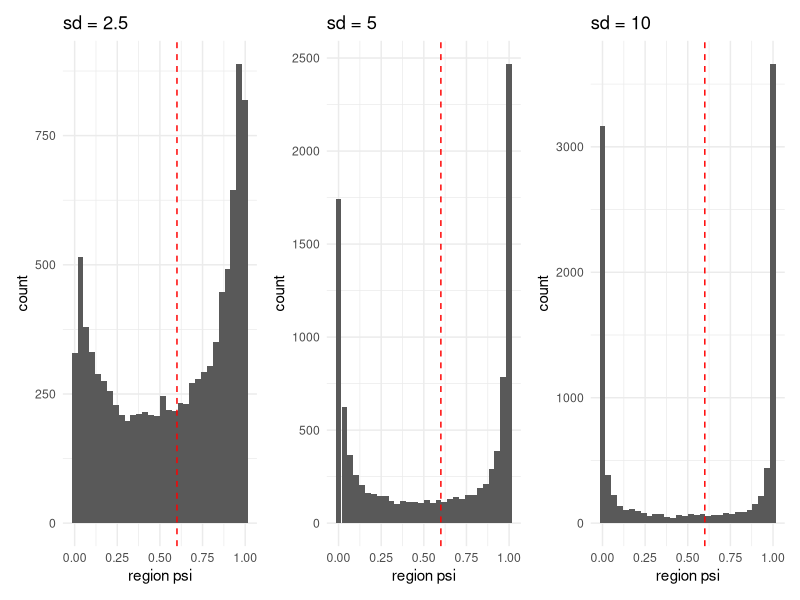
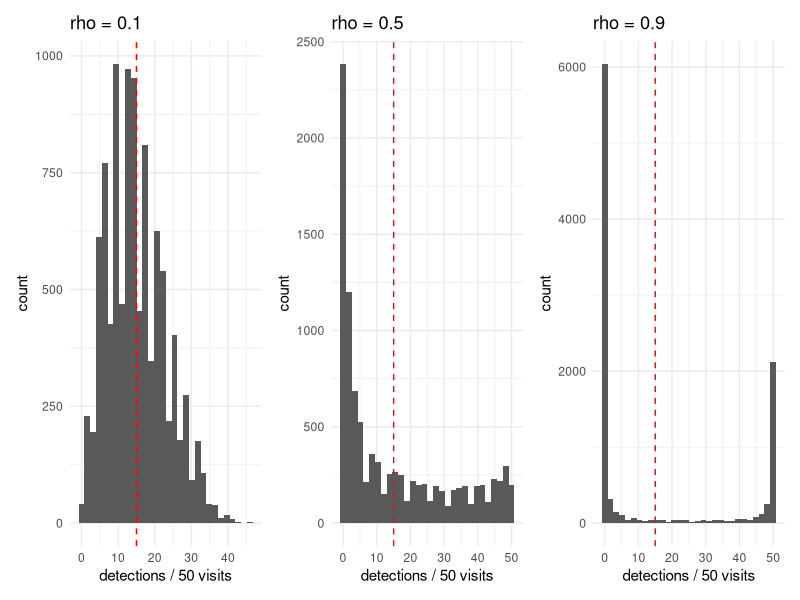
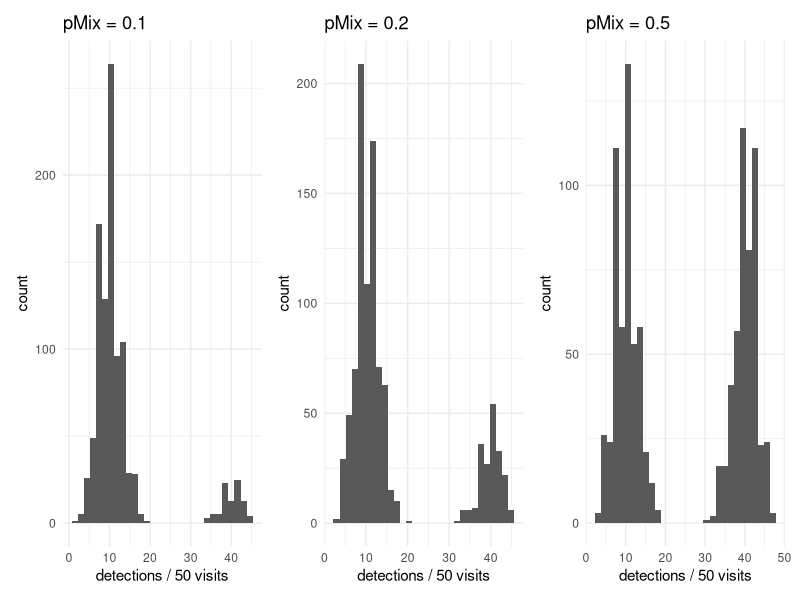

Reproduce these figures in R, in order.
library(tidyverse)
library(patchwork)

# non independent sites
psi <- 0.6

sd_2.5 <- plogis(rnorm(10000, psi, 2.5))
sd_5 <- plogis(rnorm(10000, psi, 5))
sd_10 <- plogis(rnorm(10000, psi, 10))

plot_sd2.5 <- ggplot() +
  geom_histogram(aes(x = sd_2.5)) +
  geom_vline(aes(xintercept = psi), color = "red", linetype = "dashed") +
  labs(x = "region psi", y = "count") +
  ggtitle("sd = 2.5") +
  theme_minimal()

plot_sd5 <- ggplot() +
  geom_histogram(aes(x = sd_5)) +
  geom_vline(aes(xintercept = psi), color = "red", linetype = "dashed") +
  labs(x = "region psi", y = "count") +
  ggtitle("sd = 5") +
  theme_minimal()

plot_sd10 <- ggplot() +
  geom_histogram(aes(x = sd_10)) +
  geom_vline(aes(xintercept = psi), color = "red", linetype = "dashed") +
  labs(x = "region psi", y = "count") +
  ggtitle("sd = 10") +
  theme_minimal()

final_sd_plot <- plot_sd2.5 + plot_sd5 + plot_sd10 + plot_layout(nrow = 1)
ggsave("figures/modelbreak_mechanism_nonind.png", dpi = 400, 
       width = 7, height = 3)

# beta binomial detection
p <- 0.3
nVisits <- 50

rho_0.1 <- VGAM::rbetabinom(10000, nVisits, p, 0.1)
rho_0.5 <- VGAM::rbetabinom(10000, nVisits, p, 0.5)
rho_0.9 <- VGAM::rbetabinom(10000, nVisits, p, 0.9)

plot_rho0.1 <- ggplot() +
  geom_histogram(aes(x = rho_0.1)) +
  geom_vline(aes(xintercept = p * nVisits), 
             color = "red", linetype = "dashed") +
  labs(x = "detections / 50 visits", y = "count") +
  ggtitle("rho = 0.1") +
  theme_minimal()

plot_rho0.5 <- ggplot() +
  geom_histogram(aes(x = rho_0.5)) +
  geom_vline(aes(xintercept = p * nVisits), 
             color = "red", linetype = "dashed") +
  labs(x = "detections / 50 visits", y = "count") +
  ggtitle("rho = 0.5") +
  theme_minimal()

plot_rho0.9 <- ggplot() +
  geom_histogram(aes(x = rho_0.9)) +
  geom_vline(aes(xintercept = p * nVisits), 
             color = "red", linetype = "dashed") +
  labs(x = "detections / 50 visits", y = "count") +
  ggtitle("rho = 0.9") +
  theme_minimal()

final_rho_plot <- plot_rho0.1 + plot_rho0.5 + plot_rho0.9 + 
  plot_layout(nrow = 1)
ggsave("figures/modelbreak_mechanism_betabin.png", dpi = 400, 
       width = 7, height = 3)


# mixture on detection (heterogeneity across sites)
p1 <- 0.2
p2 <- 0.8
pMix <- c(0.1, 0.2, 0.5)
nSites <- 1000
nVisits <- 50

pvec0.1 <- c(p1, p2)[rbinom(nSites, 1, pMix[1]) + 1]
pvec0.2 <- c(p1, p2)[rbinom(nSites, 1, pMix[2]) + 1]
pvec0.5 <- c(p1, p2)[rbinom(nSites, 1, pMix[3]) + 1]

plot_pMix0.1 <- ggplot() +
  geom_histogram(aes(x = sapply(pvec0.1, function(p) rbinom(1, nVisits, p)))) +
  labs(x = "detections / 50 visits", y = "count") +
  ggtitle("pMix = 0.1") +
  theme_minimal()

plot_pMix0.2 <- ggplot() +
  geom_histogram(aes(x = sapply(pvec0.2, function(p) rbinom(1, nVisits, p)))) +
  labs(x = "detections / 50 visits", y = "count") +
  ggtitle("pMix = 0.2") +
  theme_minimal()

plot_pMix0.5 <- ggplot() +
  geom_histogram(aes(x = sapply(pvec0.5, function(p) rbinom(1, nVisits, p)))) +
  labs(x = "detections / 50 visits", y = "count") +
  ggtitle("pMix = 0.5") +
  theme_minimal()

final_mixturedet_plot <- plot_pMix0.1 + plot_pMix0.2 + plot_pMix0.5 + 
  plot_layout(nrow = 1)
ggsave("figures/modelbreak_mechanism_mixture_detection.png", 
       final_mixturedet_plot, dpi = 400, 
       width = 7, height = 3)
